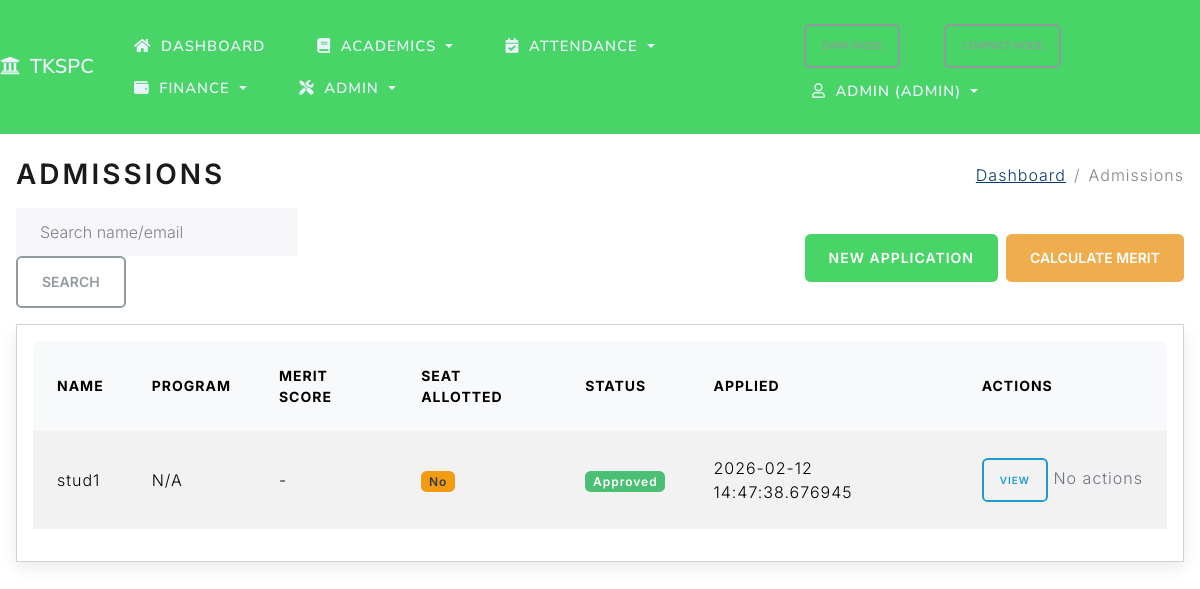
The app's page /admissions (signed in) with its own data.
### project/models.py (models this page shows, shortened)
class AdmissionApplication(db.Model):
    id = db.Column(db.Integer, primary_key=True)
    name = db.Column(db.String(100), nullable=False)
    email = db.Column(db.String(120), nullable=False)
    phone = db.Column(db.String(20))
    registration_number = db.Column(db.String(50), unique=True)
    date_of_birth = db.Column(db.Date)
    gender = db.Column(db.String(20))
    address = db.Column(db.Text)
    status = db.Column(db.String(20), default='pending')
    applied_at = db.Column(db.DateTime, default=datetime.utcnow)
    processed_by = db.Column(db.String(80))
    intake_year = db.Column(db.Integer)
    program = db.Column(db.String(100))
    notes = db.Column(db.Text)
    sslc_marks = db.Column(db.Integer)
    hsc_marks = db.Column(db.Integer)
    community = db.Column(db.String(50))
    religion = db.Column(db.String(50))
    nationality = db.Column(db.String(50))
    blood_group = db.Column(db.String(10))
    requested_course_id = db.Column(db.Integer, db.ForeignKey('course.id'))
    department_id = db.Column(db.Integer, db.ForeignKey('department.id'))
    photo_path = db.Column(db.String(255))
    father_name = db.Column(db.String(100))
    mother_name = db.Column(db.String(100))
    emergency_contact_name = db.Column(db.String(100))
    emergency_contact_phone = db.Column(db.String(20))
    previous_school = db.Column(db.String(255))
    guardian_name = db.Column(db.String(100))
    guardian_phone = db.Column(db.String(20))
    guardian_email = db.Column(db.String(100))
    aadhar_no = db.Column(db.String(20))
    community_cert_no = db.Column(db.String(50))
    annual_income = db.Column(db.Float)
    income_cert_no = db.Column(db.String(50))
    temp_password = db.Column(db.String(100))
    merit_score = db.Column(db.Float)
    seat_allotted = db.Column(db.Boolean, default=False)
    documents_verified = db.Column(db.Boolean, default=False)
    requested_course = db.relationship('Course', backref='applications', lazy=True)
    department = db.relationship('Department', backref='applications', lazy=True)

### project/routes.py (the view)
@app.route('/admissions')
@crud_required('admission', 'read')
def admissions():
    q = request.args.get('q', '').strip()
    query = AdmissionApplication.query
    if q:
        like = f"%{q}%"
        query = query.filter(or_(AdmissionApplication.name.ilike(like), AdmissionApplication.email.ilike(like)))
    apps = query.order_by(AdmissionApplication.applied_at.desc()).all()
    return render_template('admissions.html', title='Admissions', applications=apps, q=q)

### project/routes.py (called while the page is built)
def crud_required(resource: str, action: str):
    def decorator(fn):
        @wraps(fn)
        def wrapper(*args, **kwargs):
            if not session.get('logged_in'):
                flash('Please log in to access this page.', 'warning')
                return redirect(url_for('login', next=request.path))
            role = session.get('role')
            allowed = CRUD_PERMISSIONS.get(resource, {}).get(action, [])
            if role not in allowed:
                flash('You are not authorized to perform this action.', 'danger')
                return redirect(url_for('index'))
            return fn(*args, **kwargs)
        return wrapper
    return decorator

### project/templates/admissions.html (shortened to what this page needs)
{% extends "base.html" %}
{% block page_title %}<h2 class="mb-0">Admissions</h2>{% endblock %}
{% block breadcrumbs %}
  <li class="breadcrumb-item"><a href="{{ url_for('dashboard') }}">Dashboard</a></li>
  <li class="breadcrumb-item active" aria-current="page">Admissions</li>
{% endblock %}
{% block content %}
<div class="d-flex align-items-center mb-3">
  <form method="get" action="{{ url_for('admissions') }}" class="form-inline ml-0">
    <input type="text" name="q" class="form-control mr-2" placeholder="Search name/email" value="{{ q }}">
    <button type="submit" class="btn btn-outline-secondary">Search</button>
  </form>
  <a href="{{ url_for('add_admission') }}" class="btn btn-primary ms-auto">New Application</a>
  <form method="post" action="{{ url_for('calculate_merit') }}" class="ms-2">
    <button type="submit" class="btn btn-warning">Calculate Merit</button>
  </form>
</div>
<div class="card">
  <div class="card-body">
    <div class="table-responsive">
      <table class="table table-striped table-hover">
        <thead>
          <tr>
            <th>Name</th>
            <th>Program</th>
            <th>Merit Score</th>
            <th>Seat Allotted</th>
            <th>Status</th>
            <th>Applied</th>
            <th style="min-width: 200px;">Actions</th>
          </tr>
        </thead>
        <tbody>
          {% for a in applications %}
          <tr>
            <td>{{ a.name }}</td>
            <td>{{ a.program or 'N/A' }}</td>
            <td>{{ a.merit_score|round(2) if a.merit_score else '-' }}</td>
            <td>
                {% if a.seat_allotted %}
                <span class="badge bg-success">Yes</span>
                {% else %}
                <span class="badge bg-secondary">No</span>
                {% endif %}
            </td>
            <td>
              {% if a.status == 'approved' %}
                <span class="badge bg-success">Approved</span>
              {% elif a.status == 'rejected' %}
                <span class="badge bg-danger">Rejected</span>
              {% else %}
                <span class="badge bg-secondary">Pending</span>
              {% endif %}
            </td>
            <td>{{ a.applied_at }}</td>
            <td class="text-nowrap">
              <a href="{{ url_for('view_admission', app_id=a.id) }}" class="btn btn-sm btn-outline-info">View</a>
              {% if a.status == 'pending' %}
              <form method="post" action="{{ url_for('approve_admission', app_id=a.id) }}" class="d-inline">
                <button type="submit" class="btn btn-sm btn-outline-success">Approve & Allot Seat</button>
              </form>
              <form method="post" action="{{ url_for('reject_admission', app_id=a.id) }}" class="d-inline ms-1">
                <button type="submit" class="btn btn-sm btn-outline-danger" onclick="return confirm('Reject this application?');">Reject</button>
              </form>
              {% else %}
              <span class="text-muted">No actions</span>
              {% endif %}
            </td>
          </tr>
          {% endfor %}
        </tbody>
      </table>
    </div>
  </div>
  </div>
{% endblock %}

### project/templates/base.html (shortened to what this page needs)
<!DOCTYPE html>
<html>
<head>
    <link rel="stylesheet" href="https://cdn.jsdelivr.net/npm/bootswatch@5.3.2/dist/lux/bootstrap.min.css">
    <link rel="stylesheet" href="https://cdnjs.cloudflare.com/ajax/libs/font-awesome/5.15.4/css/all.min.css">
    <link rel="stylesheet" href="{{ url_for('static', filename='css/app.css') }}">
</head>
<body class="loading">
    <nav class="navbar navbar-expand-lg navbar-dark bg-tkspc sticky-top">
        <a class="navbar-brand" href="{{ url_for('students') }}"><i class="fas fa-university me-1"></i> TKSPC</a>
        <div class="collapse navbar-collapse" id="navMain">
            <ul class="navbar-nav me-auto">
                {% if session.get('logged_in') %}
                <li class="nav-item {% if request.endpoint == 'dashboard' %}active{% endif %}">
                    <a class="nav-link" href="{{ url_for('dashboard') }}" aria-label="Dashboard" data-bs-toggle="tooltip" data-bs-placement="bottom" title="Dashboard"><i class="fas fa-home me-1"></i><span class="nav-label">Dashboard</span></a>
                </li>
                <li class="nav-item dropdown">
                    <a class="nav-link dropdown-toggle" href="#" id="navAcademics" role="button" data-bs-toggle="dropdown" aria-expanded="false"><i class="fas fa-book me-1"></i><span class="nav-label">Academics</span></a>
                </li>
                <li class="nav-item dropdown">
                    <a class="nav-link dropdown-toggle" href="#" id="navAttendance" role="button" data-bs-toggle="dropdown" aria-expanded="false"><i class="fas fa-calendar-check me-1"></i><span class="nav-label">Attendance</span></a>
                </li>
                <li class="nav-item dropdown">
                    <a class="nav-link dropdown-toggle" href="#" id="navFinance" role="button" data-bs-toggle="dropdown" aria-expanded="false"><i class="fas fa-wallet me-1"></i><span class="nav-label">Finance</span></a>
                </li>
                {% if session.get('role') != 'parent' %}
                <li class="nav-item dropdown">
                    <a class="nav-link dropdown-toggle" href="#" id="navAdmin" role="button" data-bs-toggle="dropdown" aria-expanded="false"><i class="fas fa-tools me-1"></i><span class="nav-label">Admin</span></a>
                </li>
                {% endif %}
                {% endif %}
            </ul>
            <ul class="navbar-nav ms-auto">
                <li class="nav-item">
                    <button id="themeToggle" class="btn btn-sm btn-outline-secondary me-2" type="button">Dark Mode</button>
                </li>
                <li class="nav-item">
                    <button id="compactToggle" class="btn btn-sm btn-outline-secondary me-2" type="button">Compact Mode</button>
                </li>
                {% if session.get('logged_in') %}
                <li class="nav-item dropdown">
                    <a class="nav-link dropdown-toggle" href="#" id="navAccount" role="button" data-bs-toggle="dropdown" aria-expanded="false"><i class="far fa-user me-1"></i>{{ session.get('user') }} ({{ session.get('role', 'staff') }})</a>
                </li>
                {% else %}
                <li class="nav-item {% if request.endpoint == 'login' %}active{% endif %}"><a class="nav-link" href="{{ url_for('login') }}"><i class="fas fa-sign-in-alt mr-1"></i>Login</a></li>
                {% endif %}
            </ul>
        </div>
    </nav>
    <div class="container-fluid mt-4 px-3">
        <div class="d-flex justify-content-between align-items-center mb-3 page-header">
            <div>
                {% block page_title %}{% endblock %}
            </div>
            <nav aria-label="breadcrumb">
                <ol class="breadcrumb mb-0">
                    {% block breadcrumbs %}{% endblock %}
                </ol>
            </nav>
        </div>
        <div id="toastContainer" class="toast-container position-fixed p-3" style="top: 1rem; right: 1rem; z-index: 1080;">
        </div>
        {% block content %}{% endblock %}
    </div>
  </body>
</html>

### project/static/css/app.css (style rules this page uses)
:root { --bg: #ffffff; --text: #1f2937; --muted: #6b7280; --card-bg: #ffffff; --card-shadow: 0 0.35rem 0.9rem rgba(0,0,0,0.08); --table-header-bg: #f8f9fa; --tkspc-primary: #49d468; --tkspc-secondary: #f39c12; --tkspc-accent: #1abc9c; --link: #0b3a6d; --link-hover: #072a4d; }
body { background-color: var(--bg); color: var(--text); }
.container-fluid { font-family: 'Inter', system-ui, -apple-system, Segoe UI, Roboto, Helvetica, Arial, 'Apple Color Emoji', 'Segoe UI Emoji'; }
.navbar-brand { font-weight: 600; letter-spacing: 0.2px; }
.navbar .nav-link { padding: 0.5rem 0.6rem; font-size: 0.92rem; }
.navbar .navbar-nav { gap: 0.25rem; }
.navbar .nav-link { display: inline-flex; align-items: center; gap: 0.35rem; }
.navbar-dark.bg-tkspc { background-color: var(--tkspc-primary) !important; }
.navbar-dark .navbar-brand, .navbar-dark .nav-link { color: #eaf2fb; }
a { color: var(--link); }
@media (min-width: 993px) { .navbar .navbar-nav { flex-wrap: wrap; } }
.card { box-shadow: var(--card-shadow); background-color: var(--card-bg); }
table.table thead th { background-color: var(--table-header-bg); }
table.table td, table.table th { vertical-align: middle; }
.table-responsive { border-radius: 0.35rem; overflow-x: auto; -webkit-overflow-scrolling: touch; }
.text-nowrap { white-space: nowrap !important; }
.btn { border-radius: 0.35rem; }
.btn-primary { background-color: var(--tkspc-primary); border-color: var(--tkspc-primary); }
.badge.bg-secondary { background-color: var(--tkspc-secondary) !important; }
.badge { border-radius: 0.35rem; }
.form-inline .form-control { min-width: 180px; }
.text-muted { color: var(--muted) !important; }
.breadcrumb { background: transparent; }
.breadcrumb .breadcrumb-item a { color: var(--link); }
.toast-container { pointer-events: none; }

### records on screen
AdmissionApplication: get "ADMIN", name "stud1", program "N/A", merit_score "-", seat_allotted "No", status "Approved", applied_at "2026-02-12 14:47:38.676945"
